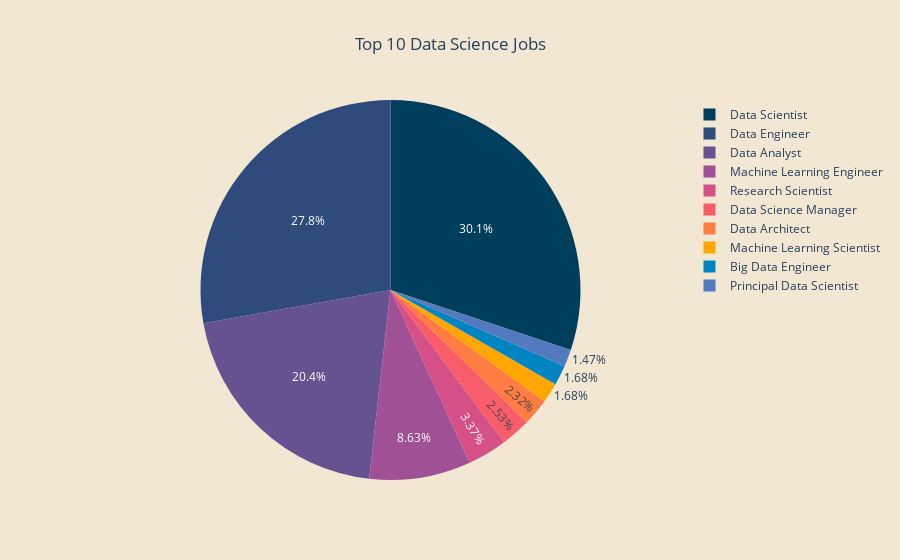

Notebook source saved alongside this figure:
### Markdown cell above
### Market Distribution of Data Science Jobs

### Code cell
fig = px.pie(top10_jobs, values='job_count', 
             names='job_title',
             title= 'Distribution of job positions',
            color_discrete_sequence=colors)
fig.update_layout(title={'text':'Top 10 Data Science Jobs', 
                         'xanchor': 'center','x':0.5},
                plot_bgcolor = '#f1e7d2',
                 paper_bgcolor = '#f1e7d2')
fig.show()

### Figure 1 — Plotly figure (JSON) as saved in the notebook; plotly's stock layout.template omitted (floating-point values rounded to 4 significant figures)
{"data": [{"domain": {"x": [0.0, 1.0], "y": [0.0, 1.0]}, "hovertemplate": "job_title=%{label}<br>job_count=%{value}<extra></extra>", "labels": ["Data Scientist", "Data Engineer", "Data Analyst", "Machine Learning Engineer", "Research Scientist", "Data Science Manager", "Data Architect", "Machine Learning Scientist", "Big Data Engineer", "Principal Data Scientist"], "legendgroup": "", "name": "", "showlegend": true, "type": "pie", "values": [143, 132, 97, 41, 16, 12, 11, 8, 8, 7]}], "layout": {"legend": {"tracegroupgap": 0}, "paper_bgcolor": "#f1e7d2", "piecolorway": ["#003f5c", "#2f4b7c", "#665191", "#a05195", "#d45087", "#f95d6a", "#ff7c43", "#ffa600"], "plot_bgcolor": "#f1e7d2", "title": {"text": "Top 10 Data Science Jobs", "x": 0.5, "xanchor": "center"}}}
